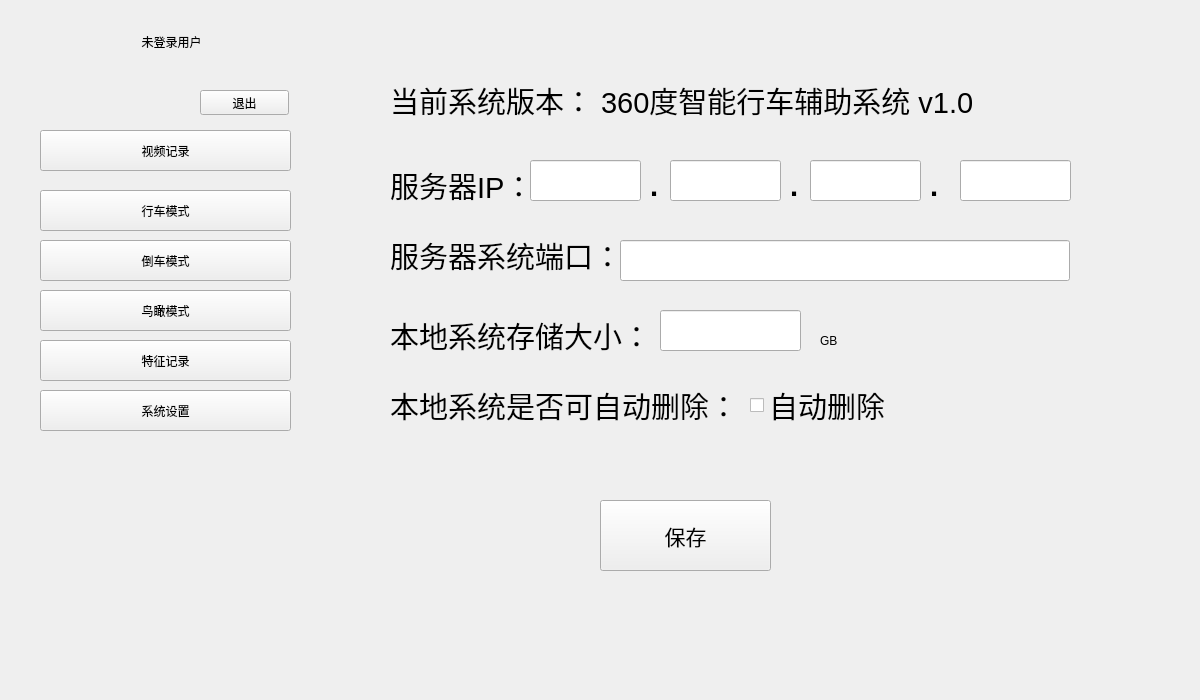
<?xml version="1.0" encoding="UTF-8"?>
<ui version="4.0">
 <class>MainWidget</class>
 <widget class="QWidget" name="MainWidget">
  <property name="geometry">
   <rect>
    <x>0</x>
    <y>0</y>
    <width>1200</width>
    <height>700</height>
   </rect>
  </property>
  <property name="windowTitle">
   <string>Form</string>
  </property>
  <widget class="QWidget" name="widget" native="true">
   <property name="geometry">
    <rect>
     <x>20</x>
     <y>0</y>
     <width>281</width>
     <height>701</height>
    </rect>
   </property>
   <property name="styleSheet">
    <string notr="true"/>
   </property>
   <widget class="QLabel" name="label">
    <property name="geometry">
     <rect>
      <x>46</x>
      <y>26</y>
      <width>211</width>
      <height>31</height>
     </rect>
    </property>
    <property name="text">
     <string>未登录用户</string>
    </property>
    <property name="alignment">
     <set>Qt::AlignCenter</set>
    </property>
   </widget>
   <widget class="QPushButton" name="pushButton">
    <property name="geometry">
     <rect>
      <x>180</x>
      <y>90</y>
      <width>89</width>
      <height>25</height>
     </rect>
    </property>
    <property name="text">
     <string>退出</string>
    </property>
   </widget>
   <widget class="QPushButton" name="pushButton_2">
    <property name="geometry">
     <rect>
      <x>20</x>
      <y>130</y>
      <width>251</width>
      <height>41</height>
     </rect>
    </property>
    <property name="text">
     <string>视频记录</string>
    </property>
   </widget>
   <widget class="QPushButton" name="pushButton_3">
    <property name="geometry">
     <rect>
      <x>20</x>
      <y>190</y>
      <width>251</width>
      <height>41</height>
     </rect>
    </property>
    <property name="text">
     <string>行车模式</string>
    </property>
   </widget>
   <widget class="QPushButton" name="pushButton_4">
    <property name="geometry">
     <rect>
      <x>20</x>
      <y>240</y>
      <width>251</width>
      <height>41</height>
     </rect>
    </property>
    <property name="text">
     <string>倒车模式</string>
    </property>
   </widget>
   <widget class="QPushButton" name="pushButton_5">
    <property name="geometry">
     <rect>
      <x>20</x>
      <y>290</y>
      <width>251</width>
      <height>41</height>
     </rect>
    </property>
    <property name="text">
     <string>鸟瞰模式</string>
    </property>
   </widget>
   <widget class="QPushButton" name="pushButton_6">
    <property name="geometry">
     <rect>
      <x>20</x>
      <y>340</y>
      <width>251</width>
      <height>41</height>
     </rect>
    </property>
    <property name="text">
     <string>特征记录</string>
    </property>
   </widget>
   <widget class="QPushButton" name="pushButton_7">
    <property name="geometry">
     <rect>
      <x>20</x>
      <y>390</y>
      <width>251</width>
      <height>41</height>
     </rect>
    </property>
    <property name="text">
     <string>系统设置</string>
    </property>
   </widget>
  </widget>
  <widget class="QStackedWidget" name="stackedWidget">
   <property name="geometry">
    <rect>
     <x>350</x>
     <y>0</y>
     <width>831</width>
     <height>700</height>
    </rect>
   </property>
   <property name="currentIndex">
    <number>5</number>
   </property>
   <widget class="QWidget" name="page">
    <widget class="QListWidget" name="listWidget">
     <property name="geometry">
      <rect>
       <x>40</x>
       <y>60</y>
       <width>800</width>
       <height>600</height>
      </rect>
     </property>
     <property name="batchSize">
      <number>97</number>
     </property>
    </widget>
   </widget>
   <widget class="QWidget" name="page_2">
    <widget class="QLabel" name="label_3">
     <property name="geometry">
      <rect>
       <x>20</x>
       <y>90</y>
       <width>800</width>
       <height>551</height>
      </rect>
     </property>
     <property name="text">
      <string>l</string>
     </property>
     <property name="scaledContents">
      <bool>true</bool>
     </property>
    </widget>
   </widget>
   <widget class="QWidget" name="page_3">
    <widget class="QLabel" name="label_5">
     <property name="geometry">
      <rect>
       <x>20</x>
       <y>90</y>
       <width>800</width>
       <height>551</height>
      </rect>
     </property>
     <property name="text">
      <string>daochemoshi</string>
     </property>
     <property name="scaledContents">
      <bool>true</bool>
     </property>
    </widget>
    <widget class="QPushButton" name="pushButton_8">
     <property name="geometry">
      <rect>
       <x>50</x>
       <y>20</y>
       <width>121</width>
       <height>41</height>
      </rect>
     </property>
     <property name="text">
      <string>显示菜单</string>
     </property>
    </widget>
   </widget>
   <widget class="QWidget" name="page_4">
    <widget class="QLabel" name="label_2">
     <property name="geometry">
      <rect>
       <x>30</x>
       <y>40</y>
       <width>291</width>
       <height>601</height>
      </rect>
     </property>
     <property name="text">
      <string/>
     </property>
     <property name="scaledContents">
      <bool>true</bool>
     </property>
    </widget>
    <widget class="QLabel" name="label_16">
     <property name="geometry">
      <rect>
       <x>336</x>
       <y>40</y>
       <width>501</width>
       <height>601</height>
      </rect>
     </property>
     <property name="text">
      <string/>
     </property>
     <property name="scaledContents">
      <bool>true</bool>
     </property>
    </widget>
   </widget>
   <widget class="QWidget" name="page_5">
    <widget class="QListWidget" name="listWidget_2">
     <property name="geometry">
      <rect>
       <x>0</x>
       <y>60</y>
       <width>830</width>
       <height>601</height>
      </rect>
     </property>
     <property name="iconSize">
      <size>
       <width>250</width>
       <height>200</height>
      </size>
     </property>
     <property name="spacing">
      <number>10</number>
     </property>
     <property name="viewMode">
      <enum>QListView::IconMode</enum>
     </property>
    </widget>
    <widget class="QWidget" name="widget_2" native="true">
     <property name="geometry">
      <rect>
       <x>0</x>
       <y>0</y>
       <width>851</width>
       <height>691</height>
      </rect>
     </property>
     <property name="styleSheet">
      <string notr="true">background-color: white;</string>
     </property>
     <widget class="QPushButton" name="pushButton_9">
      <property name="geometry">
       <rect>
        <x>20</x>
        <y>10</y>
        <width>131</width>
        <height>51</height>
       </rect>
      </property>
      <property name="text">
       <string>返回</string>
      </property>
     </widget>
     <widget class="QLabel" name="label_4">
      <property name="geometry">
       <rect>
        <x>20</x>
        <y>80</y>
        <width>811</width>
        <height>471</height>
       </rect>
      </property>
      <property name="text">
       <string/>
      </property>
      <property name="scaledContents">
       <bool>true</bool>
      </property>
     </widget>
     <widget class="QLabel" name="label_6">
      <property name="geometry">
       <rect>
        <x>70</x>
        <y>590</y>
        <width>711</width>
        <height>81</height>
       </rect>
      </property>
      <property name="font">
       <font>
        <pointsize>30</pointsize>
       </font>
      </property>
      <property name="text">
       <string/>
      </property>
      <property name="alignment">
       <set>Qt::AlignCenter</set>
      </property>
     </widget>
    </widget>
   </widget>
   <widget class="QWidget" name="page_6">
    <widget class="QLabel" name="label_7">
     <property name="geometry">
      <rect>
       <x>40</x>
       <y>50</y>
       <width>741</width>
       <height>101</height>
      </rect>
     </property>
     <property name="font">
      <font>
       <pointsize>22</pointsize>
      </font>
     </property>
     <property name="text">
      <string>当前系统版本： 360度智能行车辅助系统 v1.0</string>
     </property>
    </widget>
    <widget class="QLabel" name="label_8">
     <property name="geometry">
      <rect>
       <x>40</x>
       <y>160</y>
       <width>141</width>
       <height>51</height>
      </rect>
     </property>
     <property name="font">
      <font>
       <pointsize>22</pointsize>
       <weight>50</weight>
       <bold>false</bold>
      </font>
     </property>
     <property name="text">
      <string>服务器IP：</string>
     </property>
    </widget>
    <widget class="QLineEdit" name="lineEdit">
     <property name="geometry">
      <rect>
       <x>180</x>
       <y>160</y>
       <width>111</width>
       <height>41</height>
      </rect>
     </property>
    </widget>
    <widget class="QLineEdit" name="lineEdit_2">
     <property name="geometry">
      <rect>
       <x>320</x>
       <y>160</y>
       <width>111</width>
       <height>41</height>
      </rect>
     </property>
    </widget>
    <widget class="QLineEdit" name="lineEdit_3">
     <property name="geometry">
      <rect>
       <x>460</x>
       <y>160</y>
       <width>111</width>
       <height>41</height>
      </rect>
     </property>
    </widget>
    <widget class="QLineEdit" name="lineEdit_4">
     <property name="geometry">
      <rect>
       <x>610</x>
       <y>160</y>
       <width>111</width>
       <height>41</height>
      </rect>
     </property>
    </widget>
    <widget class="QLabel" name="label_9">
     <property name="geometry">
      <rect>
       <x>300</x>
       <y>170</y>
       <width>31</width>
       <height>31</height>
      </rect>
     </property>
     <property name="font">
      <font>
       <pointsize>22</pointsize>
       <weight>75</weight>
       <bold>true</bold>
      </font>
     </property>
     <property name="text">
      <string>.</string>
     </property>
    </widget>
    <widget class="QLabel" name="label_10">
     <property name="geometry">
      <rect>
       <x>440</x>
       <y>170</y>
       <width>31</width>
       <height>31</height>
      </rect>
     </property>
     <property name="font">
      <font>
       <pointsize>22</pointsize>
       <weight>75</weight>
       <bold>true</bold>
      </font>
     </property>
     <property name="text">
      <string>.</string>
     </property>
    </widget>
    <widget class="QLabel" name="label_11">
     <property name="geometry">
      <rect>
       <x>580</x>
       <y>170</y>
       <width>31</width>
       <height>31</height>
      </rect>
     </property>
     <property name="font">
      <font>
       <pointsize>22</pointsize>
       <weight>75</weight>
       <bold>true</bold>
      </font>
     </property>
     <property name="text">
      <string>.</string>
     </property>
    </widget>
    <widget class="QLabel" name="label_12">
     <property name="geometry">
      <rect>
       <x>40</x>
       <y>230</y>
       <width>231</width>
       <height>51</height>
      </rect>
     </property>
     <property name="font">
      <font>
       <pointsize>22</pointsize>
       <weight>50</weight>
       <bold>false</bold>
      </font>
     </property>
     <property name="text">
      <string>服务器系统端口：</string>
     </property>
    </widget>
    <widget class="QLineEdit" name="lineEdit_5">
     <property name="geometry">
      <rect>
       <x>270</x>
       <y>240</y>
       <width>450</width>
       <height>41</height>
      </rect>
     </property>
    </widget>
    <widget class="QLabel" name="label_13">
     <property name="geometry">
      <rect>
       <x>40</x>
       <y>310</y>
       <width>261</width>
       <height>51</height>
      </rect>
     </property>
     <property name="font">
      <font>
       <pointsize>22</pointsize>
       <weight>50</weight>
       <bold>false</bold>
      </font>
     </property>
     <property name="text">
      <string>本地系统存储大小：</string>
     </property>
    </widget>
    <widget class="QLineEdit" name="lineEdit_6">
     <property name="geometry">
      <rect>
       <x>310</x>
       <y>310</y>
       <width>141</width>
       <height>41</height>
      </rect>
     </property>
    </widget>
    <widget class="QLabel" name="label_14">
     <property name="geometry">
      <rect>
       <x>470</x>
       <y>320</y>
       <width>101</width>
       <height>41</height>
      </rect>
     </property>
     <property name="text">
      <string>GB</string>
     </property>
    </widget>
    <widget class="QLabel" name="label_15">
     <property name="geometry">
      <rect>
       <x>40</x>
       <y>380</y>
       <width>351</width>
       <height>51</height>
      </rect>
     </property>
     <property name="font">
      <font>
       <pointsize>22</pointsize>
       <weight>50</weight>
       <italic>false</italic>
       <bold>false</bold>
      </font>
     </property>
     <property name="text">
      <string>本地系统是否可自动删除：</string>
     </property>
    </widget>
    <widget class="QCheckBox" name="checkBox">
     <property name="geometry">
      <rect>
       <x>400</x>
       <y>380</y>
       <width>161</width>
       <height>51</height>
      </rect>
     </property>
     <property name="font">
      <font>
       <pointsize>22</pointsize>
       <weight>50</weight>
       <bold>false</bold>
      </font>
     </property>
     <property name="text">
      <string>自动删除</string>
     </property>
     <property name="checked">
      <bool>false</bool>
     </property>
    </widget>
    <widget class="QPushButton" name="pushButton_10">
     <property name="geometry">
      <rect>
       <x>250</x>
       <y>500</y>
       <width>171</width>
       <height>71</height>
      </rect>
     </property>
     <property name="font">
      <font>
       <pointsize>16</pointsize>
      </font>
     </property>
     <property name="text">
      <string>保存</string>
     </property>
    </widget>
   </widget>
  </widget>
 </widget>
 <resources/>
 <connections/>
</ui>
